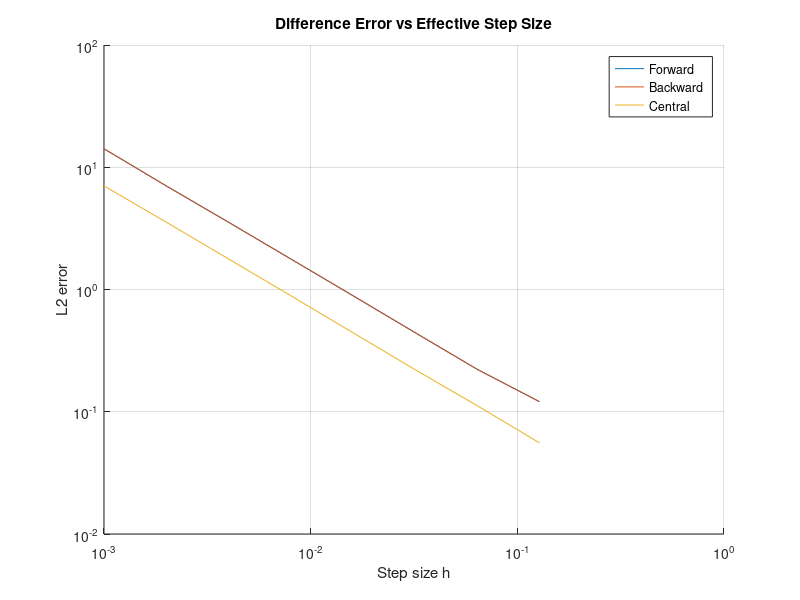

Here is the MATLAB script that generated this plot:
clear; clc; close;

T = 2*pi; % Total Time Interval
dt = 0.001; % Base Sampling Frequency

omega = 1; % Frequency
phi = 0.5; % Phase

rng(1) % Set seed for reproducibility
sigma = 0.01; % Noise Standard Deviation

t = [0:dt:T]; % Base time array

K = [1 2 4 8 16 32 64 128]; % Sub-sampling factors
H = K * dt; % Effective steps

y = sin(omega*t + phi); % Base signal
y = y + sigma*randn(size(y)); % Add noise

y_true = omega * cos(omega*t + phi); % Analytical Derivative

% Cells to store derivative arrays
y_f = cell(length(K),1); 
y_b = cell(length(K),1);
y_c = cell(length(K),1);

% Cells to store truncated time arrays
t_f = cell(length(K),1); 
t_b = cell(length(K),1);
t_c = cell(length(K),1);

% Initialise error arrays
err_forward = zeros(size(K));
err_backward = zeros(size(K));
err_central = zeros(size(K));

% Iterate through Sub-sampling factors
for i = 1:length(K)

    k = K(i);
    h = H(i);

    % Forward Derivative
    y_f{i} = ( y(1+k:end) - y(1:end-k) )/h;
    t_f{i} = t(1:end-k);
    y_true_f = y_true(1:end-k);

    % Backward Derivative
    y_b{i} = ( y(1+k:end) - y(1:end-k) ) / h;  
    t_b{i} = t(1+k:end);
    y_true_b = y_true(1+k:end);

    % Central Derivative
    y_c{i} = ( y(1+2*k:end) - y(1:end-2*k) ) / (2*h);
    t_c{i} = t(1+k:end-k);
    y_true_c = y_true(1+k:end-k);

    % L2 error norms
    err_forward(i) = sqrt(mean((y_f{i} - y_true_f).^2));
    err_backward(i) = sqrt(mean((y_b{i} - y_true_b).^2));
    err_central(i) = sqrt(mean((y_c{i} - y_true_c).^2));

end

% Plotting:
hold on; grid on;

%for i=1:8
%    plot(t_f{i},y_f{i})
%end

loglog(H, err_forward)
loglog(H, err_backward)
loglog(H, err_central)

set(gca,'XScale','log','YScale','log'); % Ensure log-log axes

xlabel('Step size h');
ylabel('L2 error');

title('Difference Error vs Effective Step Size');
legend('Forward','Backward','Central','Location','northeast');
